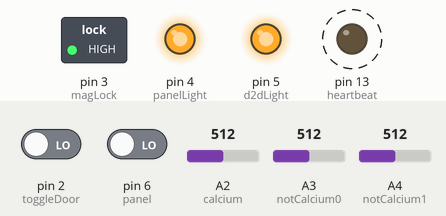
The sketch below on a simulated Arduino Uno, built with avr-gcc and run on an emulated ATmega328P. Shown: switched loads named in the sketch (green lamp = pin HIGH), output pins drawn as LEDs (lit = HIGH). Dashed ring = blinking. The test bench sets the inputs (shaded band); at power-on: pin 2 (toggleDoor) LOW, pin 6 (panel) LOW, A2 (calcium) = 512, A3 (notCalcium0) = 512, A4 (notCalcium1) = 512. Pins used as bus, display or sensor lines are not drawn.

Above: at 1.3 s.
1.4 s: pin 2 (toggleDoor) driven HIGH
At 1.9 s:
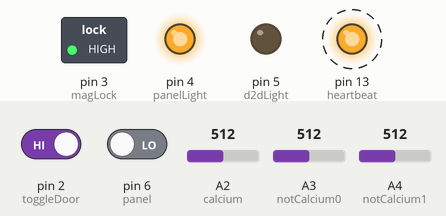
4.4 s: pin 6 (panel) driven HIGH
At 4.9 s:
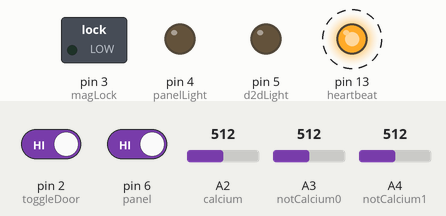
7.4 s: pin 2 (toggleDoor) driven LOW
At 7.9 s:
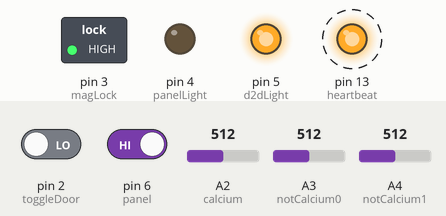
10.4 s: pin 6 (panel) driven LOW
At 10.9 s:
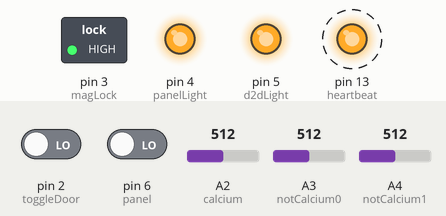
Timing chart, 0 to 14.4 s (numbered marks = the images above; inputs shaded):
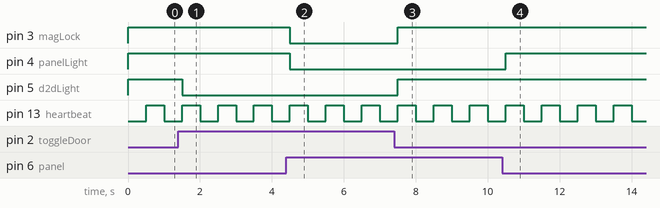

Measured:
- after the input at 1.4 s, pin 5 (d2dLight): HIGH → LOW after 0.10 s
- after the input at 4.4 s, pin 3 (magLock), pin 4 (panelLight): HIGH → LOW after 0.10 s
- after the input at 7.4 s, pin 3 (magLock), pin 5 (d2dLight): LOW → HIGH after 0.11 s
- after the input at 10.4 s, pin 4 (panelLight): LOW → HIGH after 0.11 s
- by itself, pin 13 (heartbeat): alternates HIGH for 0.50 s and LOW for 0.50 s

The sketch:

d2d_strobe_lights.ino
```cpp
int d2dLight = 5;
int d2dFlag = 0;
int panelLight = 4;
int panel = 6;
int panelFlag = 0;
int toggleDoorFlag = 0;
int toggleDoor = 2;
int magLock = 3;
int heartbeat = 13;
int calcium = A2;
int notCalcium0 = A3;
int notCalcium1 = A4;
int threshold0 = 50;
int threshold1 = 50;
int strobe = 7;
boolean beat = true;

int calciumFlag = 0;
int fauxFlag0 = 0;
int fauxFlag1 = 0;

void setup() {
  // put your setup code here, to run once:
  pinMode(d2dLight, OUTPUT);
  pinMode(panelLight, OUTPUT);
  pinMode(panel, INPUT);
  pinMode(toggleDoor, INPUT);
  pinMode(magLock, OUTPUT);
  pinMode(heartbeat, OUTPUT);
  pinMode(calcium, INPUT);
  pinMode(notCalcium0, INPUT);
  pinMode(notCalcium1, INPUT);
  pinMode(strobe, OUTPUT);

  digitalWrite(magLock, HIGH);
}

void loop() {
  beat = !beat;
  digitalWrite(heartbeat, beat);

  panelFlag = digitalRead(panel);
  if (panelFlag){
    digitalWrite(panelLight, LOW);
  }
  else {
    digitalWrite(panelLight, HIGH);
  }

  //Door-to-Door
  toggleDoorFlag = digitalRead(toggleDoor);
  if (toggleDoorFlag) {
    digitalWrite(d2dLight, LOW);
  }
  else{
    digitalWrite(d2dLight, HIGH);
  }

  if (toggleDoorFlag && panelFlag) {
    digitalWrite(magLock, LOW);
  }
  else {
    digitalWrite(magLock, HIGH);
  }
  //Medicine Cabinet
  calciumFlag = analogRead(calcium);
  fauxFlag0 = analogRead(notCalcium0);
  fauxFlag1 = analogRead(notCalcium1);
  if (calciumFlag >= threshold0 && !(fauxFlag0 >= threshold1) && !(fauxFlag1 >= threshold1)) {
    digitalWrite(strobe, LOW);
  }
  else{
    digitalWrite(strobe, HIGH);
  }

  delay(500);
}
```
